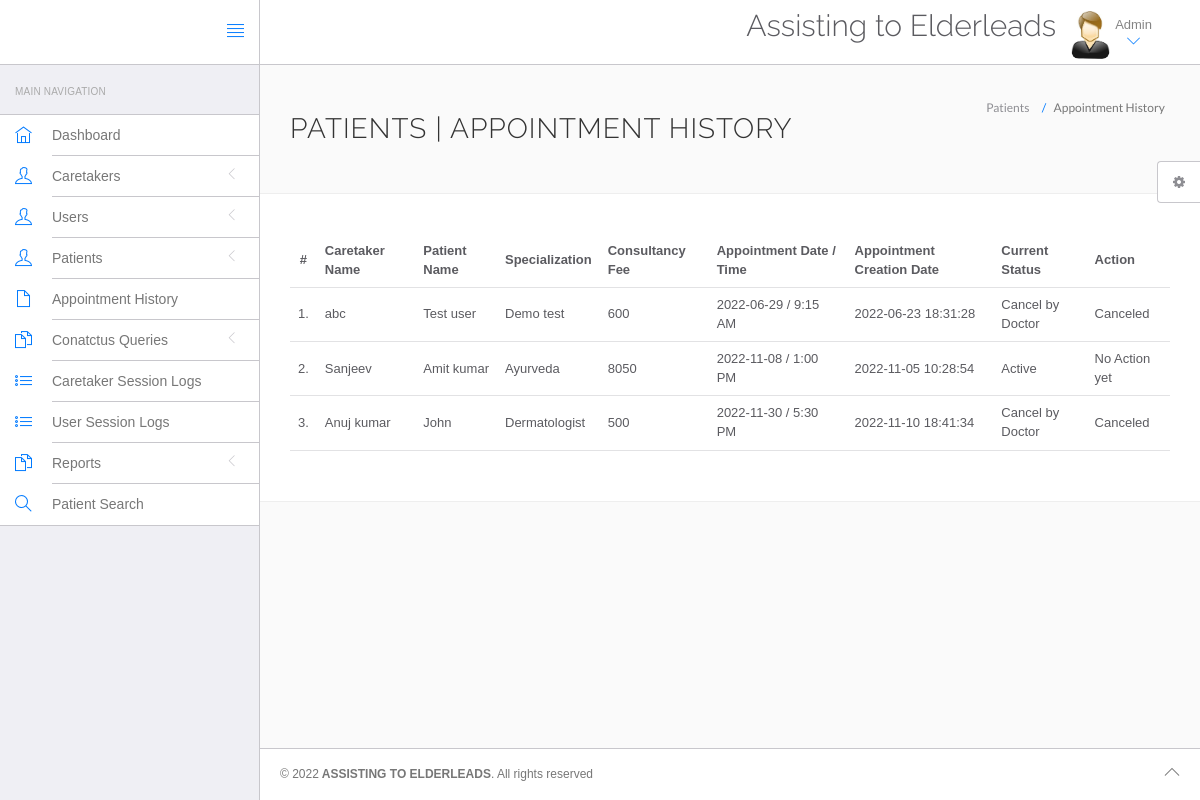
The app's page /hospital/hms/admin/appointment-history.php (signed in) with its own data.
### tables this page shows
CREATE TABLE `appointment` (
  `id` int(11) NOT NULL,
  `doctorSpecialization` varchar(255) DEFAULT NULL,
  `doctorId` int(11) DEFAULT NULL,
  `userId` int(11) DEFAULT NULL,
  `consultancyFees` int(11) DEFAULT NULL,
  `appointmentDate` varchar(255) DEFAULT NULL,
  `appointmentTime` varchar(255) DEFAULT NULL,
  `postingDate` timestamp NULL DEFAULT current_timestamp(),
  `userStatus` int(11) DEFAULT NULL,
  `doctorStatus` int(11) DEFAULT NULL,
  `updationDate` timestamp NULL DEFAULT NULL ON UPDATE current_timestamp()
);

CREATE TABLE `doctors` (
  `id` int(11) NOT NULL,
  `specilization` varchar(255) DEFAULT NULL,
  `doctorName` varchar(255) DEFAULT NULL,
  `address` longtext DEFAULT NULL,
  `docFees` varchar(255) DEFAULT NULL,
  `contactno` bigint(11) DEFAULT NULL,
  `docEmail` varchar(255) DEFAULT NULL,
  `password` varchar(255) DEFAULT NULL,
  `creationDate` timestamp NULL DEFAULT current_timestamp(),
  `updationDate` timestamp NULL DEFAULT NULL ON UPDATE current_timestamp()
);

CREATE TABLE `users` (
  `id` int(11) NOT NULL,
  `fullName` varchar(255) DEFAULT NULL,
  `address` longtext DEFAULT NULL,
  `city` varchar(255) DEFAULT NULL,
  `gender` varchar(255) DEFAULT NULL,
  `email` varchar(255) DEFAULT NULL,
  `password` varchar(255) DEFAULT NULL,
  `regDate` timestamp NULL DEFAULT current_timestamp(),
  `updationDate` timestamp NULL DEFAULT NULL ON UPDATE current_timestamp()
);

### hospital/hms/admin/appointment-history.php (the view, shortened to what this page needs)
<?php
include('include/config.php');
?>
<!DOCTYPE html>
<html lang="en">
	<head>
		<link rel="stylesheet" href="vendor/bootstrap/css/bootstrap.min.css">
		<link rel="stylesheet" href="vendor/fontawesome/css/font-awesome.min.css">
		<link rel="stylesheet" href="vendor/themify-icons/themify-icons.min.css">
		<link href="vendor/animate.css/animate.min.css" rel="stylesheet" media="screen">
		<link href="vendor/perfect-scrollbar/perfect-scrollbar.min.css" rel="stylesheet" media="screen">
		<link href="vendor/switchery/switchery.min.css" rel="stylesheet" media="screen">
		<link href="vendor/bootstrap-touchspin/jquery.bootstrap-touchspin.min.css" rel="stylesheet" media="screen">
		<link href="vendor/select2/select2.min.css" rel="stylesheet" media="screen">
		<link href="vendor/bootstrap-datepicker/bootstrap-datepicker3.standalone.min.css" rel="stylesheet" media="screen">
		<link href="vendor/bootstrap-timepicker/bootstrap-timepicker.min.css" rel="stylesheet" media="screen">
		<link rel="stylesheet" href="assets/css/styles.css">
		<link rel="stylesheet" href="assets/css/plugins.css">
		<link rel="stylesheet" href="assets/css/themes/theme-1.css" id="skin_color" />
	</head>
	<body>
		<div id="app">
<?php include('include/sidebar.php');?>
			<div class="app-content">
					<?php include('include/header.php');?>
				<div class="main-content" >
					<div class="wrap-content container" id="container">
						<section id="page-title">
							<div class="row">
								<div class="col-sm-8">
									<h1 class="mainTitle">Patients  | Appointment History</h1>
																	</div>
								<ol class="breadcrumb">
									<li>
										<span>Patients </span>
									</li>
									<li class="active">
										<span>Appointment History</span>
									</li>
								</ol>
							</div>
						</section>
						<div class="container-fluid container-fullw bg-white">
									<div class="row">
								<div class="col-md-12">
									<table class="table table-hover" id="sample-table-1">
										<thead>
											<tr>
												<th class="center">#</th>
												<th class="hidden-xs">Caretaker Name</th>
												<th>Patient Name</th>
												<th>Specialization</th>
												<th>Consultancy Fee</th>
												<th>Appointment Date / Time </th>
												<th>Appointment Creation Date  </th>
												<th>Current Status</th>
												<th>Action</th>
											</tr>
										</thead>
										<tbody>
<?php
$sql=mysqli_query($con,"select doctors.doctorName as docname,users.fullName as pname,appointment.*  from appointment join doctors on doctors.id=appointment.doctorId join users on users.id=appointment.userId ");
$cnt=1;
while($row=mysqli_fetch_array($sql))
{
?>
											<tr>
												<td class="center"><?php echo $cnt;?>.</td>
												<td class="hidden-xs"><?php echo $row['docname'];?></td>
												<td class="hidden-xs"><?php echo $row['pname'];?></td>
												<td><?php echo $row['doctorSpecialization'];?></td>
												<td><?php echo $row['consultancyFees'];?></td>
												<td><?php echo $row['appointmentDate'];?> / <?php echo
												 $row['appointmentTime'];?>
												</td>
												<td><?php echo $row['postingDate'];?></td>
												<td>
<?php if(($row['userStatus']==1) && ($row['doctorStatus']==1))
{
	echo "Active";
}
if(($row['userStatus']==1) && ($row['doctorStatus']==0))
{
	echo "Cancel by Doctor";
}
												?></td>
												<td >
												<div class="visible-md visible-lg hidden-sm hidden-xs">
							<?php if(($row['userStatus']==1) && ($row['doctorStatus']==1))
{
echo "No Action yet";
	 } else {
		echo "Canceled";
		} ?>
												</div>
												</td>
											</tr>
											<?php
$cnt=$cnt+1;
											 }?>
										</tbody>
									</table>
								</div>
							</div>
								</div>
					</div>
				</div>
			</div>
	<?php include('include/footer.php');?>
	<?php include('include/setting.php');?>
		</div>
	</body>
</html>

### hospital/hms/admin/assets/css/themes/theme-1.css (style rules this page uses)
body { background: #FAFAFA; }

### records on screen
appointment: doctorId.doctorName "abc", userId.fullName "Test user", doctorSpecialization "Demo test", consultancyFees "600", appointmentDate "2022-06-29", appointmentTime "9:15 AM", postingDate "2022-06-23 18:31:28", userStatus "Cancel by Doctor"
appointment: doctorId.doctorName "Sanjeev", userId.fullName "Amit kumar", doctorSpecialization "Ayurveda", consultancyFees "8050", appointmentDate "2022-11-08", appointmentTime "1:00 PM", postingDate "2022-11-05 10:28:54", userStatus "Active"
appointment: doctorId.doctorName "Anuj kumar", userId.fullName "John", doctorSpecialization "Dermatologist", consultancyFees "500", appointmentDate "2022-11-30", appointmentTime "5:30 PM", postingDate "2022-11-10 18:41:34", userStatus "Cancel by Doctor"
